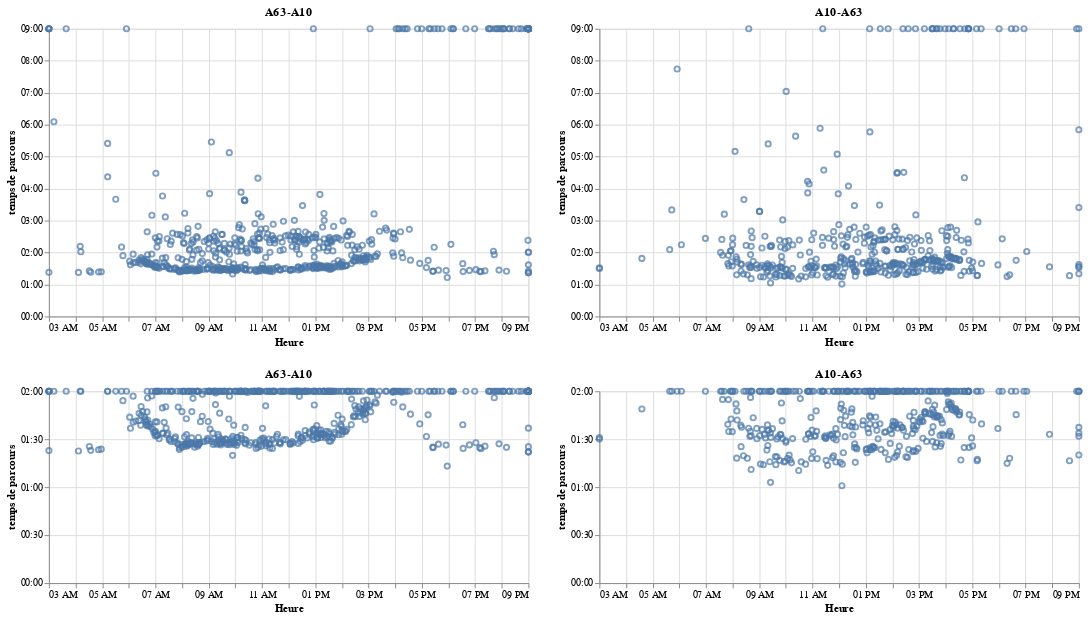

The code cell stored with this chart in its notebook:
### Code cell
base_a63_n10 = alt.Chart(dico_od_graph.loc[dico_od_graph['o_d']=='A10-A63'], title='A10-A63').mark_point().encode(
                            x=alt.X('date_cam_1:T',title='Heure',scale=alt.Scale(domain=('2019-01-29 03:00:00','2019-01-29 21:00:00'),clamp=True))
                            )
up_a63_n10=base_a63_n10.encode(y=alt.Y('tps_parcours',axis=alt.Axis(title='temps de parcours', format='%H:%M'),
                       scale=alt.Scale(domain=('2019-01-29 00:00:00','2019-01-29 09:00:00'),clamp=True))).properties(width=500, height=300)
low_a63_n10=base_a63_n10.encode(y=alt.Y('tps_parcours',axis=alt.Axis(title='temps de parcours', format='%H:%M'),
                       scale=alt.Scale(domain=('2019-01-29 00:00:00','2019-01-29 02:00:00'),clamp=True))).properties(width=500, height=200)
a63_n10=alt.vconcat(up_a63_n10,low_a63_n10)

base_n10_a63 = alt.Chart(dico_od_graph.loc[dico_od_graph['o_d']=='A63-A10'], title='A63-A10').mark_point().encode(
                            x=alt.X('date_cam_1:T',title='Heure',scale=alt.Scale(domain=('2019-01-29 03:00:00','2019-01-29 21:00:00'),clamp=True))
                            )
up_n10_a63=base_n10_a63.encode(y=alt.Y('tps_parcours',axis=alt.Axis(title='temps de parcours', format='%H:%M'),
                       scale=alt.Scale(domain=('2019-01-29 00:00:00','2019-01-29 09:00:00'),clamp=True))).properties(width=500, height=300)
low_n10_a63=base_n10_a63.encode(y=alt.Y('tps_parcours',axis=alt.Axis(title='temps de parcours', format='%H:%M'),
                       scale=alt.Scale(domain=('2019-01-29 00:00:00','2019-01-29 02:00:00'),clamp=True))).properties(width=500, height=200)
n10_a63=alt.vconcat(up_n10_a63,low_n10_a63)
n10_a63|a63_n10

### Figure 1 — Vega-Lite specification as saved in the notebook (floating-point values rounded to 4 significant figures; data arrays with more than 128 entries replaced by an {"elided": "..."} marker saying what was removed)
{"$schema": "https://vega.github.io/schema/vega-lite/v2.6.0.json", "config": {"view": {"height": 300, "width": 400}}, "datasets": {"data-35fc311cc258bd2e74b7087ff48f93a8": {"elided": "578 records"}, "data-9e14679af5b758bc4cc5fc94595a916c": {"elided": "426 records"}}, "hconcat": [{"vconcat": [{"data": {"name": "data-35fc311cc258bd2e74b7087ff48f93a8"}, "encoding": {"x": {"field": "date_cam_1", "scale": {"clamp": true, "domain": ["2019-01-29 03:00:00", "2019-01-29 21:00:00"]}, "title": "Heure", "type": "temporal"}, "y": {"axis": {"format": "%H:%M", "title": "temps de parcours"}, "field": "tps_parcours", "scale": {"clamp": true, "domain": ["2019-01-29 00:00:00", "2019-01-29 09:00:00"]}, "type": "temporal"}}, "height": 300, "mark": "point", "title": "A63-A10", "width": 500}, {"data": {"name": "data-35fc311cc258bd2e74b7087ff48f93a8"}, "encoding": {"x": {"field": "date_cam_1", "scale": {"clamp": true, "domain": ["2019-01-29 03:00:00", "2019-01-29 21:00:00"]}, "title": "Heure", "type": "temporal"}, "y": {"axis": {"format": "%H:%M", "title": "temps de parcours"}, "field": "tps_parcours", "scale": {"clamp": true, "domain": ["2019-01-29 00:00:00", "2019-01-29 02:00:00"]}, "type": "temporal"}}, "height": 200, "mark": "point", "title": "A63-A10", "width": 500}]}, {"vconcat": [{"data": {"name": "data-9e14679af5b758bc4cc5fc94595a916c"}, "encoding": {"x": {"field": "date_cam_1", "scale": {"clamp": true, "domain": ["2019-01-29 03:00:00", "2019-01-29 21:00:00"]}, "title": "Heure", "type": "temporal"}, "y": {"axis": {"format": "%H:%M", "title": "temps de parcours"}, "field": "tps_parcours", "scale": {"clamp": true, "domain": ["2019-01-29 00:00:00", "2019-01-29 09:00:00"]}, "type": "temporal"}}, "height": 300, "mark": "point", "title": "A10-A63", "width": 500}, {"data": {"name": "data-9e14679af5b758bc4cc5fc94595a916c"}, "encoding": {"x": {"field": "date_cam_1", "scale": {"clamp": true, "domain": ["2019-01-29 03:00:00", "2019-01-29 21:00:00"]}, "title": "Heure", "type": "temporal"}, "y": {"axis": {"format": "%H:%M", "title": "temps de parcours"}, "field": "tps_parcours", "scale": {"clamp": true, "domain": ["2019-01-29 00:00:00", "2019-01-29 02:00:00"]}, "type": "temporal"}}, "height": 200, "mark": "point", "title": "A10-A63", "width": 500}]}]}
